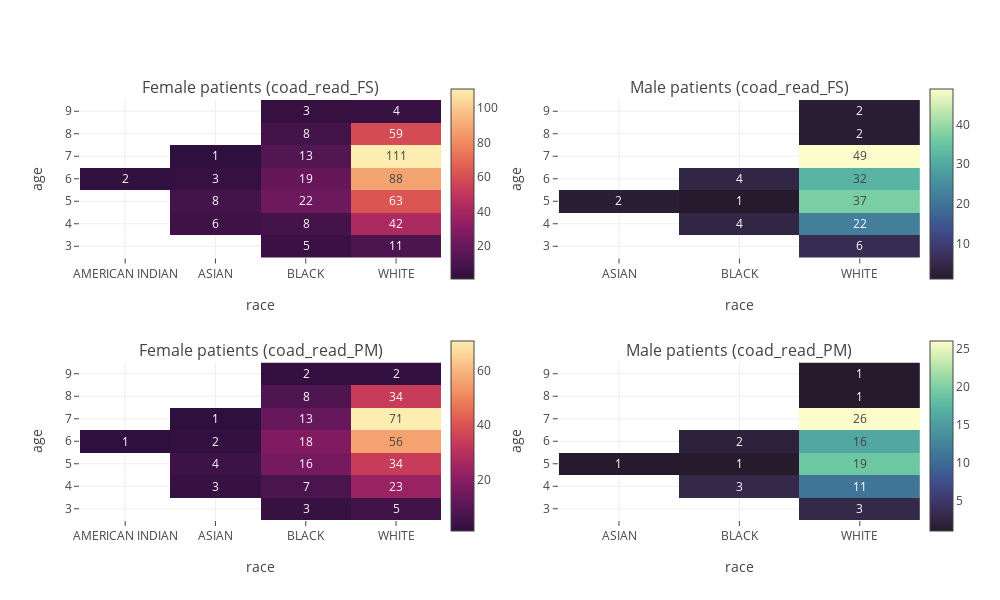

This figure's notebook cell:
### Code cell
# Build the subplot
fig = make_subplots(2, 2, horizontal_spacing = 0.14,
                    subplot_titles=(f'Female patients ({c1})', f'Male patients ({c1})', f'Female patients ({c2})', f'Male patients ({c2})'))

# Add the heatmaps
fig.add_trace(go.Heatmap(x = p1_f.columns, y = p1_f.index, z = p1_f, coloraxis = 'coloraxis', texttemplate = '%{z}'), 1, 1)
fig.add_trace(go.Heatmap(x = p1_m.columns, y = p1_m.index, z = p1_m, coloraxis = 'coloraxis2', texttemplate = '%{z}'), 1, 2)
fig.add_trace(go.Heatmap(x = p2_f.columns, y = p2_f.index, z = p2_f, coloraxis = 'coloraxis3', texttemplate = '%{z}'), 2, 1)
fig.add_trace(go.Heatmap(x = p2_m.columns, y = p2_m.index, z = p2_m, coloraxis = 'coloraxis4', texttemplate = '%{z}'), 2, 2)

# Update the figures
fig.update_layout(height = 600, width = 1000,
                  template = 'none',
                  yaxis = {"title": 'age'},
                  yaxis2 = {"title": 'age'},
                  yaxis3 = {"title": 'age'},
                  yaxis4 = {"title": 'age'},
                  xaxis = {"title": 'race'},
                  xaxis2 = {"title": 'race'},
                  xaxis3 = {"title": 'race'},
                  xaxis4 = {"title": 'race'},
                  coloraxis = dict(colorscale='matter_r', colorbar_x=0.43, colorbar_y=0.8, colorbar_len = 0.5, colorbar_thickness=23),
                  coloraxis2 = dict(colorscale='deep_r', colorbar_x=1, colorbar_y=0.8, colorbar_len = 0.5, colorbar_thickness=23),
                  coloraxis3 = dict(colorscale='matter_r', colorbar_x=0.43, colorbar_y=0.2, colorbar_len = 0.5, colorbar_thickness=23),
                  coloraxis4 = dict(colorscale='deep_r', colorbar_x=1, colorbar_y=0.2, colorbar_len = 0.5, colorbar_thickness=23))
fig.update_layout(yaxis=dict(tickvals=[2, 3, 4, 5, 6, 7, 8, 9]),
                  yaxis2=dict(tickvals=[2, 3, 4, 5, 6, 7, 8, 9]),
                  yaxis3=dict(tickvals=[2, 3, 4, 5, 6, 7, 8, 9]),
                  yaxis4=dict(tickvals=[2, 3, 4, 5, 6, 7, 8, 9]))
fig.write_image("images/eda_3.eps")
fig.show()

### Figure 1 — Plotly figure (JSON) as saved in the notebook; plotly's stock layout.template omitted (floating-point values rounded to 4 significant figures)
{"data": [{"coloraxis": "coloraxis", "texttemplate": "%{z}", "type": "heatmap", "x": ["AMERICAN INDIAN", "ASIAN", "BLACK", "WHITE"], "xaxis": "x", "y": ["3", "4", "5", "6", "7", "8", "9"], "yaxis": "y", "z": [[null, null, 5, 11], [null, 6, 8, 42], [null, 8, 22, 63], [2, 3, 19, 88], [null, 1, 13, 111], [null, null, 8, 59], [null, null, 3, 4]]}, {"coloraxis": "coloraxis2", "texttemplate": "%{z}", "type": "heatmap", "x": ["ASIAN", "BLACK", "WHITE"], "xaxis": "x2", "y": ["3", "4", "5", "6", "7", "8", "9"], "yaxis": "y2", "z": [[null, null, 6], [null, 4, 22], [2, 1, 37], [null, 4, 32], [null, null, 49], [null, null, 2], [null, null, 2]]}, {"coloraxis": "coloraxis3", "texttemplate": "%{z}", "type": "heatmap", "x": ["AMERICAN INDIAN", "ASIAN", "BLACK", "WHITE"], "xaxis": "x3", "y": ["3", "4", "5", "6", "7", "8", "9"], "yaxis": "y3", "z": [[null, null, 3, 5], [null, 3, 7, 23], [null, 4, 16, 34], [1, 2, 18, 56], [null, 1, 13, 71], [null, null, 8, 34], [null, null, 2, 2]]}, {"coloraxis": "coloraxis4", "texttemplate": "%{z}", "type": "heatmap", "x": ["ASIAN", "BLACK", "WHITE"], "xaxis": "x4", "y": ["3", "4", "5", "6", "7", "8", "9"], "yaxis": "y4", "z": [[null, null, 3], [null, 3, 11], [1, 1, 19], [null, 2, 16], [null, null, 26], [null, null, 1], [null, null, 1]]}], "layout": {"annotations": [{"font": {"size": 16}, "showarrow": false, "text": "Female patients (coad_read_FS)", "x": 0.215, "xanchor": "center", "xref": "paper", "y": 1, "yanchor": "bottom", "yref": "paper"}, {"font": {"size": 16}, "showarrow": false, "text": "Male patients (coad_read_FS)", "x": 0.785, "xanchor": "center", "xref": "paper", "y": 1, "yanchor": "bottom", "yref": "paper"}, {"font": {"size": 16}, "showarrow": false, "text": "Female patients (coad_read_PM)", "x": 0.215, "xanchor": "center", "xref": "paper", "y": 0.375, "yanchor": "bottom", "yref": "paper"}, {"font": {"size": 16}, "showarrow": false, "text": "Male patients (coad_read_PM)", "x": 0.785, "xanchor": "center", "xref": "paper", "y": 0.375, "yanchor": "bottom", "yref": "paper"}], "coloraxis": {"colorbar": {"len": 0.5, "thickness": 23, "x": 0.43, "y": 0.8}, "colorscale": [[0, "rgb(47, 15, 61)"], [0.09091, "rgb(76, 21, 80)"], [0.1818, "rgb(107, 24, 93)"], [0.2727, "rgb(138, 29, 99)"], [0.3636, "rgb(168, 40, 96)"], [0.4545, "rgb(195, 56, 90)"], [0.5455, "rgb(216, 80, 83)"], [0.6364, "rgb(231, 109, 84)"], [0.7273, "rgb(240, 142, 98)"], [0.8182, "rgb(246, 173, 119)"], [0.9091, "rgb(250, 205, 145)"], [1, "rgb(253, 237, 176)"]]}, "coloraxis2": {"colorbar": {"len": 0.5, "thickness": 23, "x": 1, "y": 0.8}, "colorscale": [[0, "rgb(39, 26, 44)"], [0.09091, "rgb(54, 43, 77)"], [0.1818, "rgb(64, 60, 115)"], [0.2727, "rgb(62, 82, 143)"], [0.3636, "rgb(62, 108, 150)"], [0.4545, "rgb(68, 130, 155)"], [0.5455, "rgb(76, 153, 160)"], [0.6364, "rgb(86, 177, 163)"], [0.7273, "rgb(111, 201, 163)"], [0.8182, "rgb(156, 219, 165)"], [0.9091, "rgb(206, 236, 179)"], [1, "rgb(253, 253, 204)"]]}, "coloraxis3": {"colorbar": {"len": 0.5, "thickness": 23, "x": 0.43, "y": 0.2}, "colorscale": [[0, "rgb(47, 15, 61)"], [0.09091, "rgb(76, 21, 80)"], [0.1818, "rgb(107, 24, 93)"], [0.2727, "rgb(138, 29, 99)"], [0.3636, "rgb(168, 40, 96)"], [0.4545, "rgb(195, 56, 90)"], [0.5455, "rgb(216, 80, 83)"], [0.6364, "rgb(231, 109, 84)"], [0.7273, "rgb(240, 142, 98)"], [0.8182, "rgb(246, 173, 119)"], [0.9091, "rgb(250, 205, 145)"], [1, "rgb(253, 237, 176)"]]}, "coloraxis4": {"colorbar": {"len": 0.5, "thickness": 23, "x": 1, "y": 0.2}, "colorscale": [[0, "rgb(39, 26, 44)"], [0.09091, "rgb(54, 43, 77)"], [0.1818, "rgb(64, 60, 115)"], [0.2727, "rgb(62, 82, 143)"], [0.3636, "rgb(62, 108, 150)"], [0.4545, "rgb(68, 130, 155)"], [0.5455, "rgb(76, 153, 160)"], [0.6364, "rgb(86, 177, 163)"], [0.7273, "rgb(111, 201, 163)"], [0.8182, "rgb(156, 219, 165)"], [0.9091, "rgb(206, 236, 179)"], [1, "rgb(253, 253, 204)"]]}, "height": 600, "width": 1000, "xaxis": {"anchor": "y", "domain": [0, 0.43], "title": {"text": "race"}}, "xaxis2": {"anchor": "y2", "domain": [0.57, 1], "title": {"text": "race"}}, "xaxis3": {"anchor": "y3", "domain": [0, 0.43], "title": {"text": "race"}}, "xaxis4": {"anchor": "y4", "domain": [0.57, 1], "title": {"text": "race"}}, "yaxis": {"anchor": "x", "domain": [0.625, 1], "tickvals": [2, 3, 4, 5, 6, 7, 8, 9], "title": {"text": "age"}}, "yaxis2": {"anchor": "x2", "domain": [0.625, 1], "tickvals": [2, 3, 4, 5, 6, 7, 8, 9], "title": {"text": "age"}}, "yaxis3": {"anchor": "x3", "domain": [0, 0.375], "tickvals": [2, 3, 4, 5, 6, 7, 8, 9], "title": {"text": "age"}}, "yaxis4": {"anchor": "x4", "domain": [0, 0.375], "tickvals": [2, 3, 4, 5, 6, 7, 8, 9], "title": {"text": "age"}}}}
